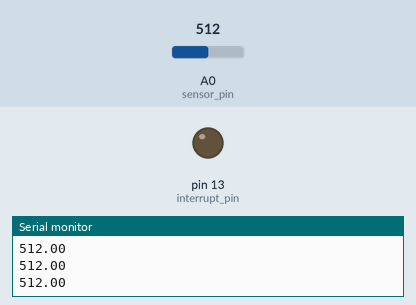
Simulated run of this sketch. Board: Arduino Uno, built with avr-gcc and run on an emulated ATmega328P. Parts: output pins drawn as LEDs (lit = HIGH), the last lines printed to the serial monitor. The test bench sets the inputs (shaded band); at power-on: A0 (sensor_pin) = 512.

Above: at 1.2 s.
1.3 s: A0 (sensor_pin) set to 637
2.8 s: A0 (sensor_pin) set to 658
At 3.5 s:
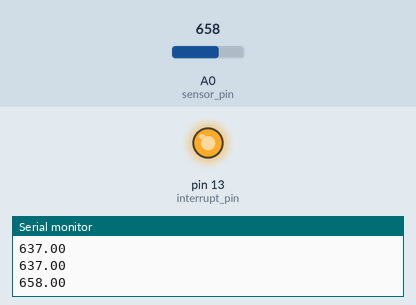
5.8 s: A0 (sensor_pin) set to 640
At 7.0 s:
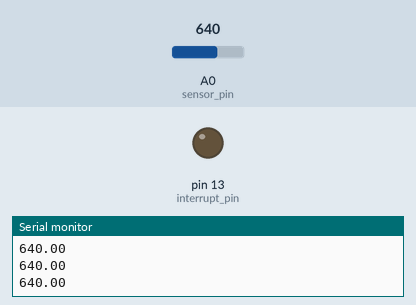
7.3 s: A0 (sensor_pin) set to 660
At 8.1 s:
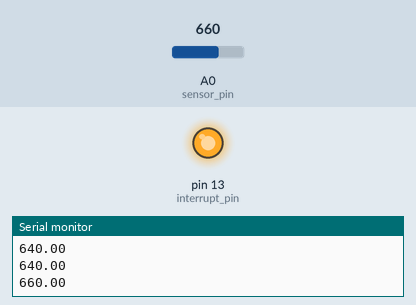
Timing chart, 0 to 10.3 s (numbered marks = the images above; inputs shaded):
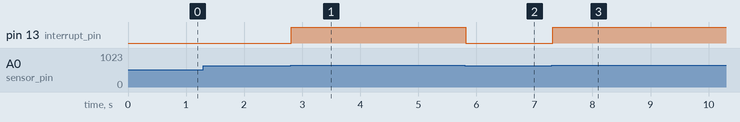

Measured:
- the behaviour switches between 650 and 651 on A0 (sensor_pin) (found by bisection; images 0 and 1)
- after the input at 2.8 s, pin 13 (interrupt_pin): LOW → HIGH at once
- after the input at 5.8 s, pin 13 (interrupt_pin): HIGH → LOW at once
- after the input at 7.3 s, pin 13 (interrupt_pin): LOW → HIGH at once

The sketch:

sensor.ino
```cpp
#define sensor_pin     A0
#define interrupt_pin  13
#define readings       5
int Read = 0;
long long int sum  = 0;
float avg = 0;
void setup() {
  Serial.begin(9600);
  pinMode(sensor_pin,INPUT);
  pinMode(interrupt_pin,OUTPUT);

}

void loop() {
  for(int i=0;i<readings;i++)
  {
    Read = analogRead(sensor_pin);
    sum = sum + Read ;
  }
  avg = sum/readings;
  Serial.println(avg);
  if(avg>650)
  {
    digitalWrite(interrupt_pin,HIGH);
    delay(1000);
    digitalWrite(interrupt_pin,LOW);
  }

  Read = 0;
  sum  = 0;
  avg  = 0;
}
```
